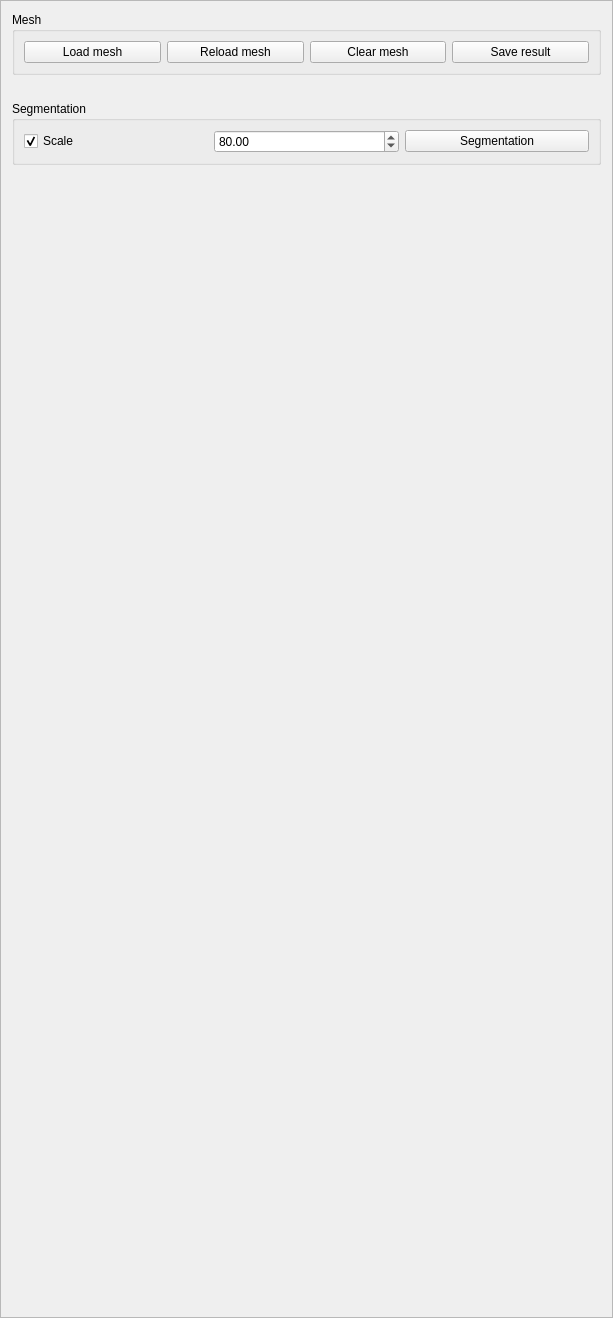
<?xml version="1.0" encoding="UTF-8"?>
<ui version="4.0">
 <class>FAFSegmentationManager</class>
 <widget class="QFrame" name="FAFSegmentationManager">
  <property name="geometry">
   <rect>
    <x>0</x>
    <y>0</y>
    <width>613</width>
    <height>1318</height>
   </rect>
  </property>
  <property name="maximumSize">
   <size>
    <width>16777215</width>
    <height>16777215</height>
   </size>
  </property>
  <property name="windowTitle">
   <string>Frame</string>
  </property>
  <property name="frameShape">
   <enum>QFrame::StyledPanel</enum>
  </property>
  <property name="frameShadow">
   <enum>QFrame::Raised</enum>
  </property>
  <layout class="QGridLayout" name="gridLayout">
   <item row="6" column="0">
    <spacer name="verticalSpacer">
     <property name="orientation">
      <enum>Qt::Vertical</enum>
     </property>
     <property name="sizeHint" stdset="0">
      <size>
       <width>20</width>
       <height>40</height>
      </size>
     </property>
    </spacer>
   </item>
   <item row="0" column="0">
    <widget class="QGroupBox" name="meshGroup">
     <property name="maximumSize">
      <size>
       <width>16777215</width>
       <height>16777215</height>
      </size>
     </property>
     <property name="title">
      <string>Mesh</string>
     </property>
     <layout class="QGridLayout" name="gridLayout_3">
      <item row="0" column="4">
       <widget class="QPushButton" name="saveResultsButton">
        <property name="text">
         <string>Save result</string>
        </property>
       </widget>
      </item>
      <item row="0" column="0">
       <widget class="QPushButton" name="loadMeshButton">
        <property name="text">
         <string>Load mesh</string>
        </property>
       </widget>
      </item>
      <item row="0" column="3">
       <widget class="QPushButton" name="clearMeshButton">
        <property name="text">
         <string>Clear mesh</string>
        </property>
       </widget>
      </item>
      <item row="0" column="2">
       <widget class="QPushButton" name="reloadMeshButton">
        <property name="text">
         <string>Reload mesh</string>
        </property>
       </widget>
      </item>
     </layout>
    </widget>
   </item>
   <item row="1" column="0">
    <spacer name="horizontalSpacer">
     <property name="orientation">
      <enum>Qt::Horizontal</enum>
     </property>
     <property name="sizeHint" stdset="0">
      <size>
       <width>40</width>
       <height>20</height>
      </size>
     </property>
    </spacer>
   </item>
   <item row="3" column="0">
    <widget class="QGroupBox" name="segmentationGroup">
     <property name="maximumSize">
      <size>
       <width>16777215</width>
       <height>16777215</height>
      </size>
     </property>
     <property name="title">
      <string>Segmentation</string>
     </property>
     <layout class="QGridLayout" name="gridLayout_4">
      <item row="0" column="1">
       <widget class="QDoubleSpinBox" name="scaleSpinBox">
        <property name="maximum">
         <double>10000.000000000000000</double>
        </property>
        <property name="value">
         <double>80.000000000000000</double>
        </property>
       </widget>
      </item>
      <item row="0" column="0">
       <widget class="QCheckBox" name="scaleCheckBox">
        <property name="text">
         <string>Scale</string>
        </property>
        <property name="checked">
         <bool>true</bool>
        </property>
       </widget>
      </item>
      <item row="0" column="2">
       <widget class="QPushButton" name="segmentationButton">
        <property name="text">
         <string>Segmentation</string>
        </property>
       </widget>
      </item>
     </layout>
    </widget>
   </item>
  </layout>
 </widget>
 <resources/>
 <connections/>
</ui>
